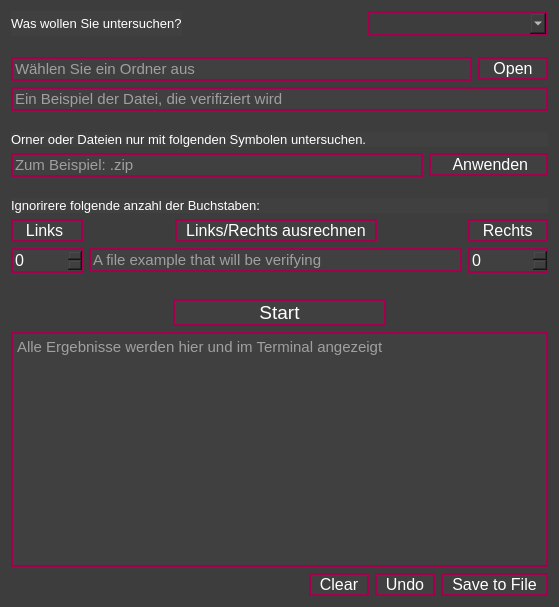
<?xml version="1.0" encoding="UTF-8"?>
<ui version="4.0">
 <class>Form</class>
 <widget class="QWidget" name="Form">
  <property name="geometry">
   <rect>
    <x>0</x>
    <y>0</y>
    <width>559</width>
    <height>607</height>
   </rect>
  </property>
  <property name="font">
   <font>
    <pointsize>8</pointsize>
   </font>
  </property>
  <property name="windowTitle">
   <string>Analysis Ganzzahlige Nummerierung</string>
  </property>
  <property name="styleSheet">
   <string notr="true">background-color: #3D3D3D;
</string>
  </property>
  <layout class="QVBoxLayout" name="verticalLayout">
   <item>
    <layout class="QHBoxLayout" name="horizontalLayout">
     <item>
      <widget class="QLabel" name="label">
       <property name="font">
        <font>
         <pointsize>10</pointsize>
        </font>
       </property>
       <property name="styleSheet">
        <string notr="true">background-color: #404040;
color: white;
</string>
       </property>
       <property name="text">
        <string>Was wollen Sie untersuchen?</string>
       </property>
      </widget>
     </item>
     <item>
      <spacer name="horizontalSpacer">
       <property name="orientation">
        <enum>Qt::Horizontal</enum>
       </property>
       <property name="sizeHint" stdset="0">
        <size>
         <width>40</width>
         <height>20</height>
        </size>
       </property>
      </spacer>
     </item>
     <item>
      <widget class="QComboBox" name="Box_chois">
       <property name="sizePolicy">
        <sizepolicy hsizetype="MinimumExpanding" vsizetype="Fixed">
         <horstretch>0</horstretch>
         <verstretch>0</verstretch>
        </sizepolicy>
       </property>
       <property name="font">
        <font>
         <pointsize>12</pointsize>
        </font>
       </property>
       <property name="styleSheet">
        <string notr="true">selection-color: rgb(255, 255, 255);
color: white;
border: 2px solid #A4004D;


</string>
       </property>
      </widget>
     </item>
    </layout>
   </item>
   <item>
    <spacer name="verticalSpacer_4">
     <property name="orientation">
      <enum>Qt::Vertical</enum>
     </property>
     <property name="sizeType">
      <enum>QSizePolicy::Fixed</enum>
     </property>
     <property name="sizeHint" stdset="0">
      <size>
       <width>20</width>
       <height>15</height>
      </size>
     </property>
    </spacer>
   </item>
   <item>
    <layout class="QHBoxLayout" name="horizontalLayout_2">
     <item>
      <widget class="QLineEdit" name="line_directory">
       <property name="font">
        <font>
         <pointsize>11</pointsize>
        </font>
       </property>
       <property name="styleSheet">
        <string notr="true">QLineEdit{
border: 2px solid #A4004D;
background-color: #404040;
color: white;
}</string>
       </property>
       <property name="placeholderText">
        <string>Wählen Sie ein Ordner aus</string>
       </property>
      </widget>
     </item>
     <item>
      <widget class="QPushButton" name="Button_directory">
       <property name="font">
        <font>
         <pointsize>12</pointsize>
        </font>
       </property>
       <property name="styleSheet">
        <string notr="true">QPushButton{
border: 2px solid #A4004D;
background-color: #404040;
color: white;
}

QPushButton:hover{
border: 2px solid #A4004D;
background-color: #444444;
color: white;
}</string>
       </property>
       <property name="text">
        <string>   Open   </string>
       </property>
      </widget>
     </item>
    </layout>
   </item>
   <item>
    <widget class="QLineEdit" name="line_verify">
     <property name="font">
      <font>
       <pointsize>11</pointsize>
      </font>
     </property>
     <property name="styleSheet">
      <string notr="true">QLineEdit{
border: 2px solid #A4004D;
background-color: #404040;
color: white;
}</string>
     </property>
     <property name="placeholderText">
      <string>Ein Beispiel der Datei, die verifiziert wird</string>
     </property>
    </widget>
   </item>
   <item>
    <spacer name="verticalSpacer_3">
     <property name="orientation">
      <enum>Qt::Vertical</enum>
     </property>
     <property name="sizeType">
      <enum>QSizePolicy::Fixed</enum>
     </property>
     <property name="sizeHint" stdset="0">
      <size>
       <width>20</width>
       <height>15</height>
      </size>
     </property>
    </spacer>
   </item>
   <item>
    <widget class="QLabel" name="label_3">
     <property name="font">
      <font>
       <pointsize>10</pointsize>
      </font>
     </property>
     <property name="styleSheet">
      <string notr="true">background-color: #404040;
color: white;</string>
     </property>
     <property name="text">
      <string>Orner oder Dateien nur mit folgenden Symbolen untersuchen.</string>
     </property>
    </widget>
   </item>
   <item>
    <layout class="QHBoxLayout" name="horizontalLayout_3">
     <item>
      <widget class="QLineEdit" name="line_symbol">
       <property name="font">
        <font>
         <pointsize>11</pointsize>
        </font>
       </property>
       <property name="styleSheet">
        <string notr="true">QLineEdit{
border: 2px solid #A4004D;
background-color: #404040;
color: white;
}</string>
       </property>
       <property name="placeholderText">
        <string>Zum Beispiel: .zip</string>
       </property>
      </widget>
     </item>
     <item>
      <widget class="QPushButton" name="Button_symbol">
       <property name="font">
        <font>
         <pointsize>12</pointsize>
        </font>
       </property>
       <property name="styleSheet">
        <string notr="true">QPushButton{
border: 2px solid #A4004D;
background-color: #404040;
color: white;
}

QPushButton:hover{
border: 2px solid #A4004D;
background-color: #444444;
color: white;
}</string>
       </property>
       <property name="text">
        <string>     Anwenden    </string>
       </property>
      </widget>
     </item>
    </layout>
   </item>
   <item>
    <spacer name="verticalSpacer_2">
     <property name="orientation">
      <enum>Qt::Vertical</enum>
     </property>
     <property name="sizeType">
      <enum>QSizePolicy::Fixed</enum>
     </property>
     <property name="sizeHint" stdset="0">
      <size>
       <width>20</width>
       <height>15</height>
      </size>
     </property>
    </spacer>
   </item>
   <item>
    <widget class="QLabel" name="label_4">
     <property name="font">
      <font>
       <pointsize>10</pointsize>
      </font>
     </property>
     <property name="styleSheet">
      <string notr="true">background-color: #404040;
color: white;</string>
     </property>
     <property name="text">
      <string>Ignorirere folgende anzahl der Buchstaben:</string>
     </property>
    </widget>
   </item>
   <item>
    <layout class="QGridLayout" name="gridLayout">
     <item row="1" column="2" colspan="3">
      <widget class="QLineEdit" name="line_example">
       <property name="font">
        <font>
         <pointsize>11</pointsize>
        </font>
       </property>
       <property name="styleSheet">
        <string notr="true">QLineEdit{
border: 2px solid #A4004D;
background-color: #404040;
color: white;
}</string>
       </property>
       <property name="placeholderText">
        <string>A file example that will be verifying</string>
       </property>
      </widget>
     </item>
     <item row="0" column="3">
      <widget class="QPushButton" name="Button_cut">
       <property name="font">
        <font>
         <pointsize>12</pointsize>
        </font>
       </property>
       <property name="styleSheet">
        <string notr="true">QPushButton{
border: 2px solid #A4004D;
background-color: #404040;
color: white;
}

QPushButton:hover{
border: 2px solid #A4004D;
background-color: #444444;
color: white;
}</string>
       </property>
       <property name="text">
        <string>  Links/Rechts ausrechnen  </string>
       </property>
      </widget>
     </item>
     <item row="0" column="4">
      <spacer name="horizontalSpacer_2">
       <property name="orientation">
        <enum>Qt::Horizontal</enum>
       </property>
       <property name="sizeHint" stdset="0">
        <size>
         <width>40</width>
         <height>20</height>
        </size>
       </property>
      </spacer>
     </item>
     <item row="0" column="0" colspan="2">
      <widget class="QLabel" name="label_2">
       <property name="font">
        <font>
         <pointsize>12</pointsize>
        </font>
       </property>
       <property name="styleSheet">
        <string notr="true">background-color: #404040;
color: white;
border: 2px solid #A4004D;</string>
       </property>
       <property name="text">
        <string>  Links   </string>
       </property>
      </widget>
     </item>
     <item row="0" column="5">
      <widget class="QLabel" name="label_5">
       <property name="enabled">
        <bool>true</bool>
       </property>
       <property name="font">
        <font>
         <pointsize>12</pointsize>
        </font>
       </property>
       <property name="styleSheet">
        <string notr="true">background-color: #404040;
color: white;
border: 2px solid #A4004D;</string>
       </property>
       <property name="text">
        <string>  Rechts  </string>
       </property>
      </widget>
     </item>
     <item row="0" column="2">
      <spacer name="horizontalSpacer_3">
       <property name="orientation">
        <enum>Qt::Horizontal</enum>
       </property>
       <property name="sizeHint" stdset="0">
        <size>
         <width>40</width>
         <height>20</height>
        </size>
       </property>
      </spacer>
     </item>
     <item row="1" column="0" colspan="2">
      <widget class="QSpinBox" name="links_int">
       <property name="font">
        <font>
         <pointsize>12</pointsize>
        </font>
       </property>
       <property name="styleSheet">
        <string notr="true">background-color: #404040;
color: white;
border: 2px solid #A4004D;</string>
       </property>
      </widget>
     </item>
     <item row="1" column="5">
      <widget class="QSpinBox" name="rechts_int">
       <property name="font">
        <font>
         <pointsize>12</pointsize>
        </font>
       </property>
       <property name="styleSheet">
        <string notr="true">background-color: #404040;
color: white;
border: 2px solid #A4004D;</string>
       </property>
      </widget>
     </item>
    </layout>
   </item>
   <item>
    <spacer name="verticalSpacer">
     <property name="orientation">
      <enum>Qt::Vertical</enum>
     </property>
     <property name="sizeType">
      <enum>QSizePolicy::Fixed</enum>
     </property>
     <property name="sizeHint" stdset="0">
      <size>
       <width>20</width>
       <height>20</height>
      </size>
     </property>
    </spacer>
   </item>
   <item>
    <layout class="QHBoxLayout" name="horizontalLayout_5">
     <item>
      <spacer name="horizontalSpacer_5">
       <property name="orientation">
        <enum>Qt::Horizontal</enum>
       </property>
       <property name="sizeHint" stdset="0">
        <size>
         <width>40</width>
         <height>20</height>
        </size>
       </property>
      </spacer>
     </item>
     <item>
      <widget class="QPushButton" name="button_start">
       <property name="font">
        <font>
         <pointsize>14</pointsize>
        </font>
       </property>
       <property name="styleSheet">
        <string notr="true">QPushButton{
border: 2px solid #A4004D;
background-color: #404040;
color: white;
}

QPushButton:hover{
border: 2px solid #A4004D;
background-color: #444444;
color: white;
}</string>
       </property>
       <property name="text">
        <string>                Start                </string>
       </property>
      </widget>
     </item>
     <item>
      <spacer name="horizontalSpacer_6">
       <property name="orientation">
        <enum>Qt::Horizontal</enum>
       </property>
       <property name="sizeHint" stdset="0">
        <size>
         <width>40</width>
         <height>20</height>
        </size>
       </property>
      </spacer>
     </item>
    </layout>
   </item>
   <item>
    <widget class="QTextEdit" name="text_results">
     <property name="font">
      <font>
       <pointsize>11</pointsize>
      </font>
     </property>
     <property name="styleSheet">
      <string notr="true">border: 2px solid #A4004D;
color: rgb(255, 255, 255);
background-color:  #404040;</string>
     </property>
     <property name="documentTitle">
      <string/>
     </property>
     <property name="placeholderText">
      <string>Alle Ergebnisse werden hier und im Terminal angezeigt</string>
     </property>
    </widget>
   </item>
   <item>
    <layout class="QHBoxLayout" name="horizontalLayout_4">
     <item>
      <spacer name="horizontalSpacer_4">
       <property name="orientation">
        <enum>Qt::Horizontal</enum>
       </property>
       <property name="sizeHint" stdset="0">
        <size>
         <width>40</width>
         <height>20</height>
        </size>
       </property>
      </spacer>
     </item>
     <item>
      <widget class="QPushButton" name="Button_clear">
       <property name="font">
        <font>
         <pointsize>12</pointsize>
        </font>
       </property>
       <property name="styleSheet">
        <string notr="true">QPushButton{
border: 2px solid #A4004D;
background-color: #404040;
color: white;
}

QPushButton:hover{
border: 2px solid #A4004D;
background-color: #444444;
color: white;
}</string>
       </property>
       <property name="text">
        <string>  Clear  </string>
       </property>
      </widget>
     </item>
     <item>
      <widget class="QPushButton" name="Button_undo">
       <property name="font">
        <font>
         <pointsize>12</pointsize>
        </font>
       </property>
       <property name="styleSheet">
        <string notr="true">QPushButton{
border: 2px solid #A4004D;
background-color: #404040;
color: white;
}

QPushButton:hover{
border: 2px solid #A4004D;
background-color: #444444;
color: white;
}</string>
       </property>
       <property name="text">
        <string>  Undo  </string>
       </property>
      </widget>
     </item>
     <item>
      <widget class="QPushButton" name="Button_save_to_file">
       <property name="font">
        <font>
         <pointsize>12</pointsize>
        </font>
       </property>
       <property name="styleSheet">
        <string notr="true">QPushButton{
border: 2px solid #A4004D;
background-color: #404040;
color: white;
}

QPushButton:hover{
border: 2px solid #A4004D;
background-color: #444444;
color: white;
}</string>
       </property>
       <property name="text">
        <string>  Save to File  </string>
       </property>
      </widget>
     </item>
    </layout>
   </item>
  </layout>
 </widget>
 <resources/>
 <connections/>
</ui>
